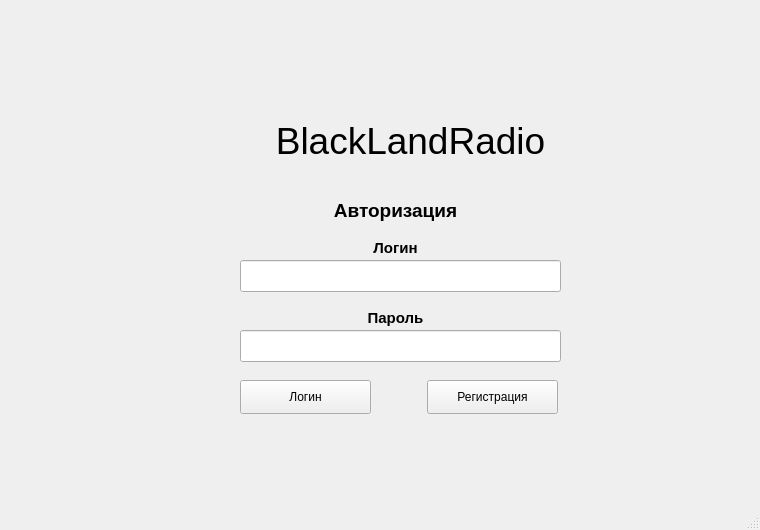
<?xml version="1.0" encoding="UTF-8"?>
<ui version="4.0">
 <class>AuthWindow</class>
 <widget class="QMainWindow" name="AuthWindow">
  <property name="geometry">
   <rect>
    <x>0</x>
    <y>0</y>
    <width>760</width>
    <height>530</height>
   </rect>
  </property>
  <property name="minimumSize">
   <size>
    <width>760</width>
    <height>530</height>
   </size>
  </property>
  <property name="windowTitle">
   <string>Авторизация - Blackland Radio</string>
  </property>
  <widget class="QWidget" name="centralwidget">
   <widget class="QLineEdit" name="password_input">
    <property name="geometry">
     <rect>
      <x>240</x>
      <y>330</y>
      <width>321</width>
      <height>32</height>
     </rect>
    </property>
    <property name="maxLength">
     <number>60</number>
    </property>
   </widget>
   <widget class="QLineEdit" name="login_input">
    <property name="geometry">
     <rect>
      <x>240</x>
      <y>260</y>
      <width>321</width>
      <height>32</height>
     </rect>
    </property>
    <property name="maxLength">
     <number>16</number>
    </property>
   </widget>
   <widget class="QLabel" name="auth_label">
    <property name="geometry">
     <rect>
      <x>250</x>
      <y>190</y>
      <width>291</width>
      <height>41</height>
     </rect>
    </property>
    <property name="font">
     <font>
      <pointsize>14</pointsize>
      <weight>75</weight>
      <bold>true</bold>
     </font>
    </property>
    <property name="text">
     <string>Авторизация</string>
    </property>
    <property name="alignment">
     <set>Qt::AlignCenter</set>
    </property>
   </widget>
   <widget class="QLabel" name="login_label">
    <property name="geometry">
     <rect>
      <x>350</x>
      <y>240</y>
      <width>91</width>
      <height>16</height>
     </rect>
    </property>
    <property name="font">
     <font>
      <pointsize>11</pointsize>
      <weight>75</weight>
      <bold>true</bold>
     </font>
    </property>
    <property name="text">
     <string>Логин</string>
    </property>
    <property name="alignment">
     <set>Qt::AlignCenter</set>
    </property>
   </widget>
   <widget class="QLabel" name="password_label">
    <property name="geometry">
     <rect>
      <x>340</x>
      <y>310</y>
      <width>111</width>
      <height>16</height>
     </rect>
    </property>
    <property name="font">
     <font>
      <pointsize>11</pointsize>
      <weight>75</weight>
      <bold>true</bold>
     </font>
    </property>
    <property name="text">
     <string>Пароль</string>
    </property>
    <property name="alignment">
     <set>Qt::AlignCenter</set>
    </property>
   </widget>
   <widget class="QLabel" name="logo">
    <property name="geometry">
     <rect>
      <x>80</x>
      <y>90</y>
      <width>661</width>
      <height>101</height>
     </rect>
    </property>
    <property name="font">
     <font>
      <family>MS Shell Dlg 2</family>
      <pointsize>28</pointsize>
     </font>
    </property>
    <property name="text">
     <string>BlackLandRadio</string>
    </property>
    <property name="alignment">
     <set>Qt::AlignCenter</set>
    </property>
   </widget>
   <widget class="QPushButton" name="login_button">
    <property name="geometry">
     <rect>
      <x>240</x>
      <y>380</y>
      <width>131</width>
      <height>34</height>
     </rect>
    </property>
    <property name="text">
     <string>Логин</string>
    </property>
   </widget>
   <widget class="QPushButton" name="register_button">
    <property name="geometry">
     <rect>
      <x>427</x>
      <y>380</y>
      <width>131</width>
      <height>34</height>
     </rect>
    </property>
    <property name="text">
     <string>Регистрация</string>
    </property>
   </widget>
  </widget>
  <widget class="QStatusBar" name="statusbar"/>
 </widget>
 <resources/>
 <connections/>
</ui>
